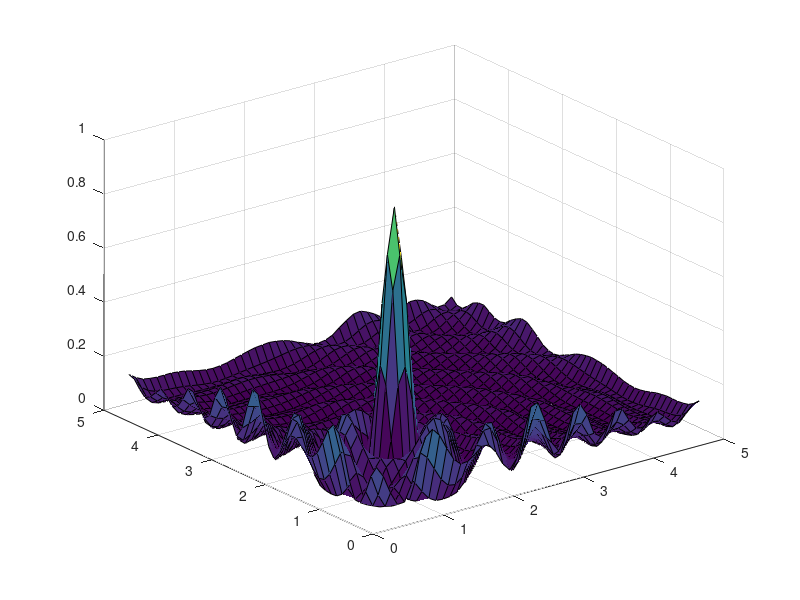

MATLAB code for this plot: (Note: this script raises an error after producing the figure.)
% Illustration of the effect of beamforming when using a distributed array
%
% Emil Björnson, 2019
% emil.bjornson@liu.se

close all;
clear

%Set the wavelength
wavelength = 10;

%Size of the simulation area
squareSide = 5*wavelength;

%Generate the grid of points where the normalized channel gain is computed
x = 2:1:squareSide-2;
y = 2:1:squareSide-2;


%Put out the antennas
pointsperdim = 20; %Number of antennas per side in the square
locations = squareSide*linspace(0.025,0.975,pointsperdim); %Equally space locations of the antennas
antenna_locations= [locations 1i*locations locations+1i*squareSide squareSide+1i*locations];


%Select the target location of the beamforming
targetlocation = round(squareSide/4)+1i*round(squareSide/4);


%Prepare to save numbers
phaseshifts = zeros(length(x),length(y),length(antenna_locations));
distances = zeros(length(x),length(y),length(antenna_locations));
angletarget = zeros(length(x),length(y),length(antenna_locations));


%% Go through all antennas
for n = 1:length(antenna_locations)
    
    %Go through all spatial sample points
    for k = 1:length(x)
        
        for j = 1:length(y)
            
            %Compute the distance from the antenna to the sample point
            distances(k,j,n) = abs(x(k)+1i*y(j) - antenna_locations(n));
            
            %Compute the phase-shift from the antenna to the sample point
            phaseshifts(k,j,n) = 2*pi*distances(k,j,n)/wavelength;
            
        end
        
    end
    
    %Compute the phase-shift from the antenna to the target point
    angletarget(:,:,n) = 2*pi*abs(targetlocation - antenna_locations(n))/wavelength;
    
end

%Compute the distances from all antennas to the target point
distances_target = abs(antenna_locations-targetlocation);


%Compute the combined channel gain from all antennas to the different
%sample points. We are considering a free-space propagation pathloss
channel_gain = abs(sum(exp(1i*(phaseshifts-angletarget))./sqrt(4*pi*distances.^2),3)).^2;

%Compute the combined channel gain from all antennas to the target point
channel_gain_target = abs(sum(exp(1i*0)./sqrt(4*pi*distances_target.^2))).^2;

%Set a normalization factor for the simulations
normalization = channel_gain_target;


%% Plot simulation figure


%First figure
figure;

surf(y/wavelength,x/wavelength,channel_gain/normalization);
colormap(flipud(parula));
colorbar;
shading interp;
hold on;

for n = 1:length(antenna_locations)
    plot3(imag(antenna_locations(n))/wavelength,real(antenna_locations(n))/wavelength,0,'k*','MarkerSize',5);
end

plot3(imag(targetlocation)/wavelength,real(targetlocation)/wavelength,(channel_gain_target)/normalization,'ko','MarkerSize',5,'MarkerFaceColor','k');
hold off;

xlabel('Distance (wavelengths)');
ylabel('Distance (wavelengths)');
zlabel('Normalized channel gain');


%Second figure
figure;

surf(y/wavelength,x/wavelength,channel_gain/normalization);
colormap(flipud(parula));
colorbar;
shading interp;
hold on;

for n = 1:length(antenna_locations)
    plot3(imag(antenna_locations(n))/wavelength,real(antenna_locations(n))/wavelength,0,'k*','MarkerSize',5);
end

plot3(imag(targetlocation)/wavelength,real(targetlocation)/wavelength,(channel_gain_target)/normalization,'ko','MarkerSize',5,'MarkerFaceColor','k');
hold off;

xlabel('Distance (wavelengths)');
ylabel('Distance (wavelengths)');
zlabel('Normalized channel gain');
view(2);
